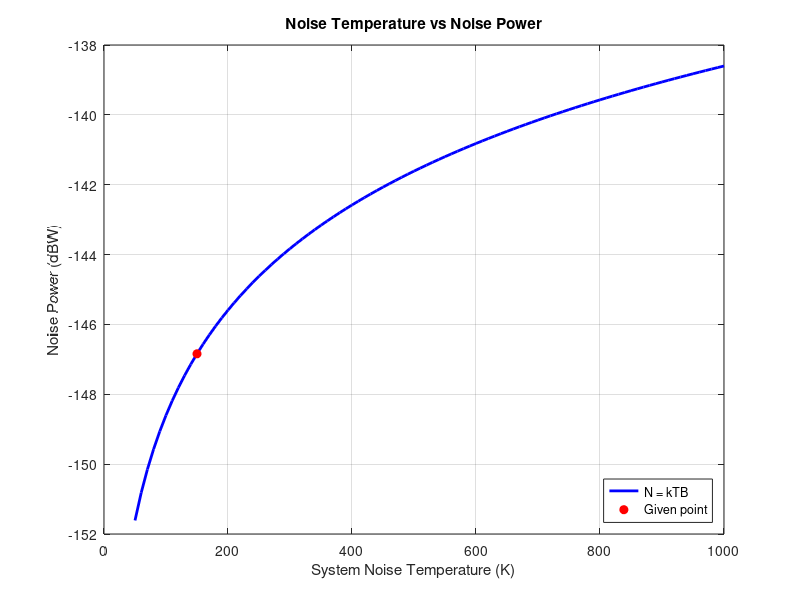
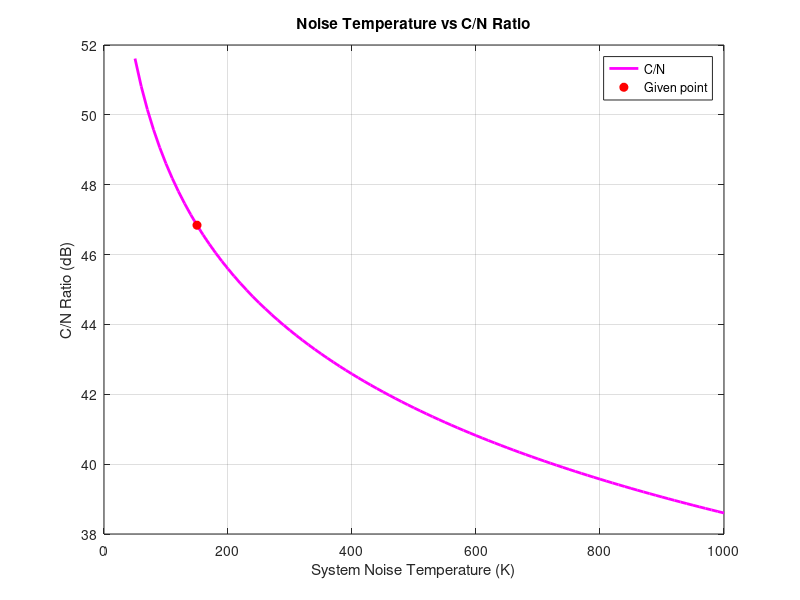
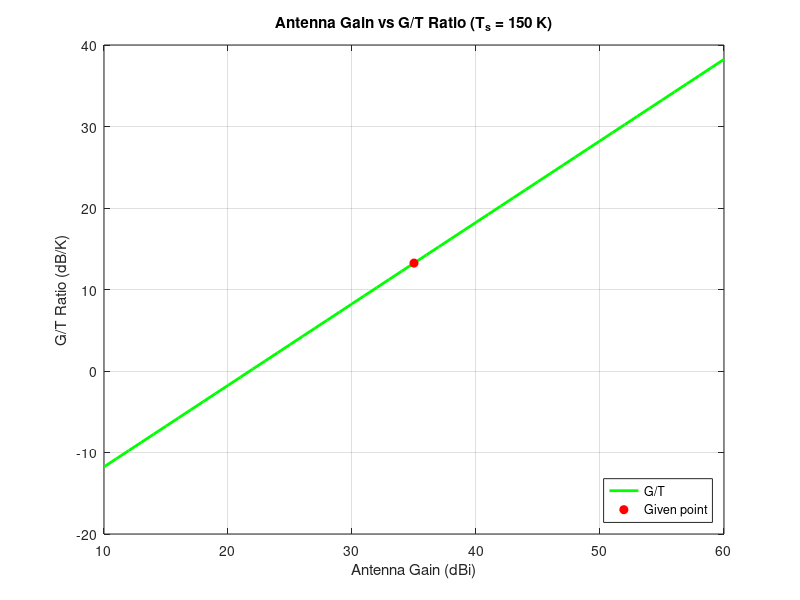
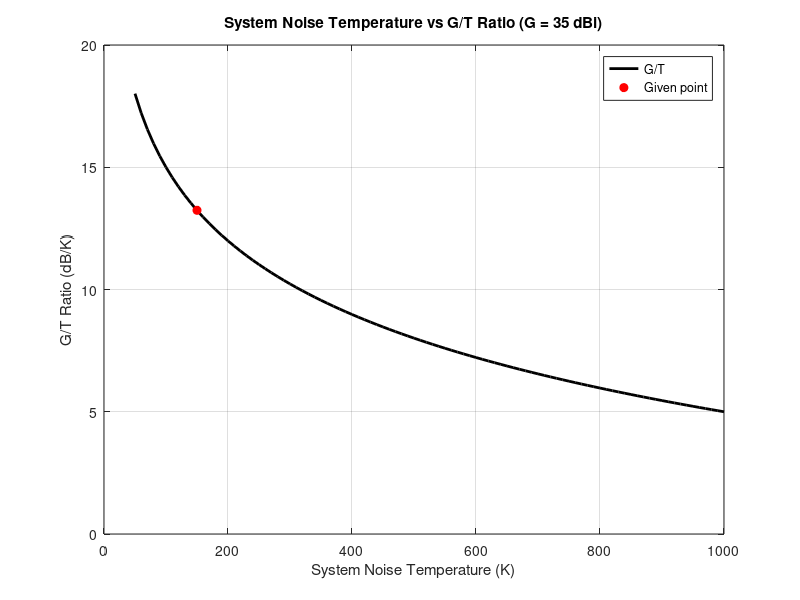

Write MATLAB code to recreate these figures, in order.

%% Experiment 9: Noise, C/N, and G/T
clc; clear; close all

% Given
k = 1.38e-23;
C_dBW = -100;
B = 1e6;
Ts = 150;
G_dBi = 35;

% Calculations
k_dB = 10 * log10(k);
B_dB = 10 * log10(B);
Ts_dB = 10 * log10(Ts);

N_W = k * Ts * B;
N_dBW = 10 * log10(N_W);
CN_dB = C_dBW - N_dBW;
CN_lin = 10^(CN_dB / 10);
GT_dB = G_dBi - Ts_dB;
CN_check = (C_dBW - G_dBi) + GT_dB - k_dB - B_dB;

% Display
fprintf('k = %.2f dBW/K/Hz\nB = %.2f dBHz\nTs = %.2f dBK\n', k_dB, B_dB, Ts_dB);
fprintf('N = %.4e W (%.2f dBW)\n', N_W, N_dBW);
fprintf('C/N = %.2f dB (%.2f linear)\n', CN_dB, CN_lin);
fprintf('G/T = %.2f dB/K\nC/N check = %.2f dB\n', GT_dB, CN_check);

% Ranges
T = 50:10:1000;
G = 10:60;

N_T = 10 * log10(k * T * B);
CN_T = C_dBW - N_T;
GT_G = G - Ts_dB;
GT_T = G_dBi - 10 * log10(T);

% Plot 1
figure(1)
plot(T, N_T, 'b', 'LineWidth', 2); hold on
plot(Ts, N_dBW, 'ro', 'MarkerFaceColor', 'r')
grid on
xlabel('System Noise Temperature (K)')
ylabel('Noise Power (dBW)')
title('Noise Temperature vs Noise Power')
legend('N = kTB', 'Given point', 'Location', 'southeast')

% Plot 2
figure(2)
plot(T, CN_T, 'm', 'LineWidth', 2); hold on
plot(Ts, CN_dB, 'ro', 'MarkerFaceColor', 'r')
grid on
xlabel('System Noise Temperature (K)')
ylabel('C/N Ratio (dB)')
title('Noise Temperature vs C/N Ratio')
legend('C/N', 'Given point', 'Location', 'northeast')

% Plot 3
figure(3)
plot(G, GT_G, 'g', 'LineWidth', 2); hold on
plot(G_dBi, GT_dB, 'ro', 'MarkerFaceColor', 'r')
grid on
xlabel('Antenna Gain (dBi)')
ylabel('G/T Ratio (dB/K)')
title(sprintf('Antenna Gain vs G/T Ratio (T_s = %d K)', Ts))
legend('G/T', 'Given point', 'Location', 'southeast')

% Plot 4
figure(4)
plot(T, GT_T, 'k', 'LineWidth', 2); hold on
plot(Ts, GT_dB, 'ro', 'MarkerFaceColor', 'r')
grid on
xlabel('System Noise Temperature (K)')
ylabel('G/T Ratio (dB/K)')
title(sprintf('System Noise Temperature vs G/T Ratio (G = %d dBi)', G_dBi))
legend('G/T', 'Given point', 'Location', 'northeast')
